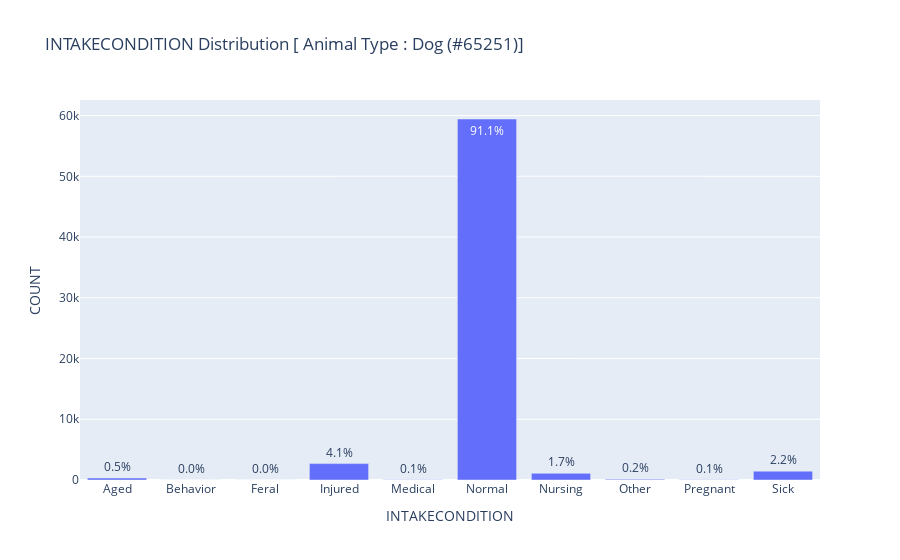

The notebook cell this image was saved under:
### Markdown cell above
# Exploring "INTAKE_CONDITION" of Dogs

### Code cell
var = 'INTAKECONDITION'
dfGrp = dfAnimals.groupby(['ANIMALTYPE',var])['ANIMALID'].count()
dfGrp = dfGrp.reset_index(drop=False)
dfGrp = dfGrp.rename(columns={"ANIMALID": "COUNT"})
dfGrp = dfGrp[dfGrp.ANIMALTYPE.isin(['Bird','Cat','Dog','Livestock'])]
dfGrp
a = list()
for animal in dfGrp.ANIMALTYPE.unique():
    dat = dfGrp[dfGrp.ANIMALTYPE==animal]
    dat['PCT'] = np.round(100.0*dat['COUNT']/dat['COUNT'].sum(),2)
    cnt = dat['COUNT'].sum()
    a.append({"data":dat,"count":cnt})
    fig = px.bar(dat, x=var, y='COUNT', title=var+" Distribution [ Animal Type : "+animal+" (#"+ str(cnt)+")]", text=dat['PCT'].apply(lambda x: '{0:1.1f}%'.format(x)))
    fig.show()

### Figure 1 — Plotly figure (JSON) as saved in the notebook; plotly's stock layout.template omitted (floating-point values rounded to 4 significant figures)
{"data": [{"alignmentgroup": "True", "hovertemplate": "INTAKECONDITION=%{x}<br>COUNT=%{y}<br>text=%{text}<extra></extra>", "legendgroup": "", "marker": {"color": "#636efa", "pattern": {"shape": ""}}, "name": "", "offsetgroup": "", "orientation": "v", "showlegend": false, "text": ["0.5%", "0.0%", "0.0%", "4.1%", "0.1%", "91.1%", "1.7%", "0.2%", "0.1%", "2.2%"], "textposition": "auto", "type": "bar", "x": ["Aged", "Behavior", "Feral", "Injured", "Medical", "Normal", "Nursing", "Other", "Pregnant", "Sick"], "xaxis": "x", "y": [321, 15, 9, 2699, 40, 59435, 1097, 123, 54, 1458], "yaxis": "y"}], "layout": {"barmode": "relative", "legend": {"tracegroupgap": 0}, "title": {"text": "INTAKECONDITION Distribution [ Animal Type : Dog (#65251)]"}, "xaxis": {"anchor": "y", "domain": [0, 1], "title": {"text": "INTAKECONDITION"}}, "yaxis": {"anchor": "x", "domain": [0, 1], "title": {"text": "COUNT"}}}}
